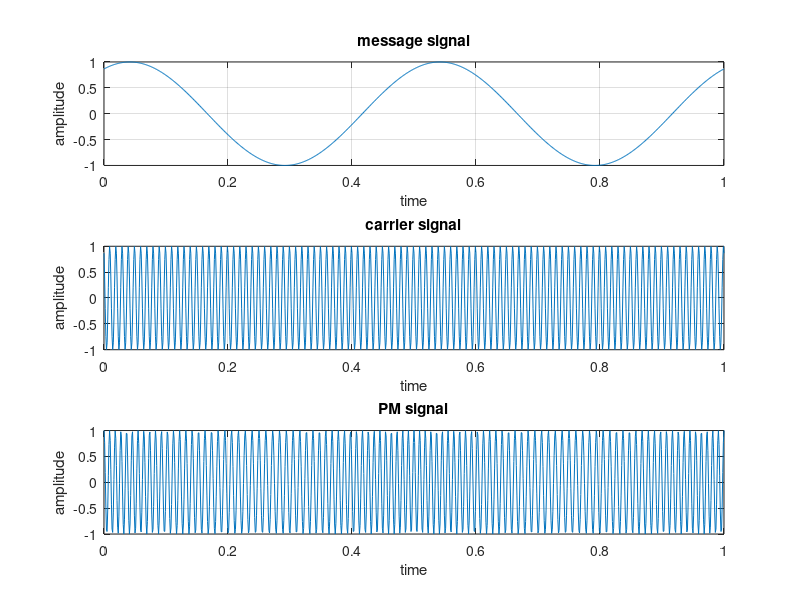

The MATLAB script that drew this image:
clc;
clear;
close all;
Am=1;
Ac=1;
fm=2;
fc=100;
t=0:0.001:1;
B = 5;

m = Am*sin(2*pi*fm*t+pi/3);
c = Ac*cos(2*pi*fc*t+pi/6);
s = Ac*cos(2*pi*fc*t+(B.*sin(2*pi*fm*t)));

subplot(3,1,1);
plot(t,m);
title('message signal');
xlabel('time');
ylabel('amplitude');
grid on;

subplot(3,1,2);
plot(t,c);
title('carrier signal');
xlabel('time');
ylabel('amplitude');
grid on;

subplot(3,1,3);
plot(t,s);
title('PM signal');
xlabel('time');
ylabel('amplitude');
grid on;








